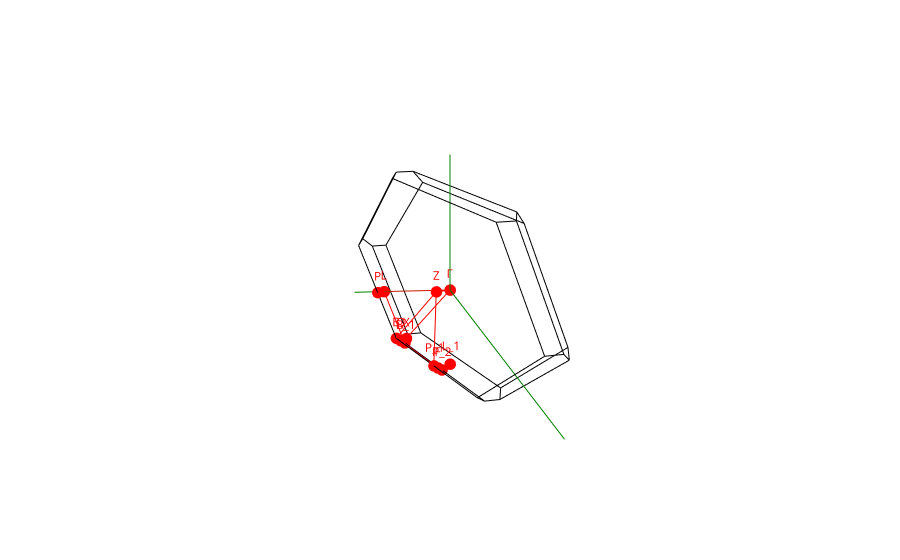

The code cell stored with this chart in its notebook:
### Markdown cell above
ZONE DE BRILLOUIN

### Code cell
plot_brillouin_zone(ph_bs.structure)

### Figure 1 — Plotly figure (JSON) as saved in the notebook; plotly's stock layout.template omitted (floating-point values rounded to 4 significant figures)
{"data": [{"line": {"color": "green"}, "mode": "lines+text", "showlegend": false, "text": ["", "a"], "type": "scatter3d", "x": [0, 0.3918], "y": [0, -1.467], "z": [0, -0.7961]}, {"line": {"color": "green"}, "mode": "lines+text", "showlegend": false, "text": ["", "b"], "type": "scatter3d", "x": [0, 0.3918], "y": [0, 1.467], "z": [0, -0.7961]}, {"line": {"color": "green"}, "mode": "lines+text", "showlegend": false, "text": ["", "c"], "type": "scatter3d", "x": [0, 0], "y": [0, 0], "z": [0, 1.714]}, {"line": {"color": "black"}, "mode": "lines", "showlegend": false, "text": "", "type": "scatter3d", "x": [-0.1242, -0.3918], "y": [-1.002, -0.9304], "z": [-0.06114, -0.06114]}, {"line": {"color": "black"}, "mode": "lines", "showlegend": false, "text": "", "type": "scatter3d", "x": [-0.1242, 0.1242], "y": [-1.002, -1.002], "z": [-0.06114, 0.06114]}, {"line": {"color": "black"}, "mode": "lines", "showlegend": false, "text": "", "type": "scatter3d", "x": [-0.3918, -0.516], "y": [-0.9304, -0.4652], "z": [-0.06114, 0.735]}, {"line": {"color": "black"}, "mode": "lines", "showlegend": false, "text": "", "type": "scatter3d", "x": [-0.516, -0.2676], "y": [-0.4652, -0.4652], "z": [0.735, 0.8572]}, {"line": {"color": "black"}, "mode": "lines", "showlegend": false, "text": "", "type": "scatter3d", "x": [-0.2676, 0], "y": [-0.4652, -0.5366], "z": [0.8572, 0.8572]}, {"line": {"color": "black"}, "mode": "lines", "showlegend": false, "text": "", "type": "scatter3d", "x": [0, 0.1242], "y": [-0.5366, -1.002], "z": [0.8572, 0.06114]}, {"line": {"color": "black"}, "mode": "lines", "showlegend": false, "text": "", "type": "scatter3d", "x": [-0.1242, 0], "y": [-1.002, -0.5366], "z": [-0.06114, -0.8572]}, {"line": {"color": "black"}, "mode": "lines", "showlegend": false, "text": "", "type": "scatter3d", "x": [0, -0.2676], "y": [-0.5366, -0.4652], "z": [-0.8572, -0.8572]}, {"line": {"color": "black"}, "mode": "lines", "showlegend": false, "text": "", "type": "scatter3d", "x": [-0.2676, -0.3918], "y": [-0.4652, -0.9304], "z": [-0.8572, -0.06114]}, {"line": {"color": "black"}, "mode": "lines", "showlegend": false, "text": "", "type": "scatter3d", "x": [0, 0.2676], "y": [-0.5366, -0.4652], "z": [-0.8572, -0.8572]}, {"line": {"color": "black"}, "mode": "lines", "showlegend": false, "text": "", "type": "scatter3d", "x": [-0.2676, -0.2676], "y": [-0.4652, 0.4652], "z": [-0.8572, -0.8572]}, {"line": {"color": "black"}, "mode": "lines", "showlegend": false, "text": "", "type": "scatter3d", "x": [-0.2676, 0], "y": [0.4652, 0.5366], "z": [-0.8572, -0.8572]}, {"line": {"color": "black"}, "mode": "lines", "showlegend": false, "text": "", "type": "scatter3d", "x": [0, 0.2676], "y": [0.5366, 0.4652], "z": [-0.8572, -0.8572]}, {"line": {"color": "black"}, "mode": "lines", "showlegend": false, "text": "", "type": "scatter3d", "x": [0.2676, 0.2676], "y": [0.4652, -0.4652], "z": [-0.8572, -0.8572]}, {"line": {"color": "black"}, "mode": "lines", "showlegend": false, "text": "", "type": "scatter3d", "x": [-0.2676, -0.3918], "y": [0.4652, 0.9304], "z": [-0.8572, -0.06114]}, {"line": {"color": "black"}, "mode": "lines", "showlegend": false, "text": "", "type": "scatter3d", "x": [-0.3918, -0.1242], "y": [0.9304, 1.002], "z": [-0.06114, -0.06114]}, {"line": {"color": "black"}, "mode": "lines", "showlegend": false, "text": "", "type": "scatter3d", "x": [-0.1242, 0], "y": [1.002, 0.5366], "z": [-0.06114, -0.8572]}, {"line": {"color": "black"}, "mode": "lines", "showlegend": false, "text": "", "type": "scatter3d", "x": [-0.516, -0.516], "y": [0.4652, -0.4652], "z": [0.735, 0.735]}, {"line": {"color": "black"}, "mode": "lines", "showlegend": false, "text": "", "type": "scatter3d", "x": [-0.516, -0.2676], "y": [0.4652, 0.4652], "z": [0.735, 0.8572]}, {"line": {"color": "black"}, "mode": "lines", "showlegend": false, "text": "", "type": "scatter3d", "x": [-0.2676, -0.2676], "y": [-0.4652, 0.4652], "z": [0.8572, 0.8572]}, {"line": {"color": "black"}, "mode": "lines", "showlegend": false, "text": "", "type": "scatter3d", "x": [-0.516, -0.3918], "y": [0.4652, 0.9304], "z": [0.735, -0.06114]}, {"line": {"color": "black"}, "mode": "lines", "showlegend": false, "text": "", "type": "scatter3d", "x": [-0.1242, 0.1242], "y": [1.002, 1.002], "z": [-0.06114, 0.06114]}, {"line": {"color": "black"}, "mode": "lines", "showlegend": false, "text": "", "type": "scatter3d", "x": [0.1242, 0], "y": [1.002, 0.5366], "z": [0.06114, 0.8572]}, {"line": {"color": "black"}, "mode": "lines", "showlegend": false, "text": "", "type": "scatter3d", "x": [0, -0.2676], "y": [0.5366, 0.4652], "z": [0.8572, 0.8572]}, {"line": {"color": "black"}, "mode": "lines", "showlegend": false, "text": "", "type": "scatter3d", "x": [0.516, 0.516], "y": [0.4652, -0.4652], "z": [-0.735, -0.735]}, {"line": {"color": "black"}, "mode": "lines", "showlegend": false, "text": "", "type": "scatter3d", "x": [0.516, 0.3918], "y": [0.4652, 0.9304], "z": [-0.735, 0.06114]}, {"line": {"color": "black"}, "mode": "lines", "showlegend": false, "text": "", "type": "scatter3d", "x": [0.516, 0.3918], "y": [-0.4652, -0.9304], "z": [-0.735, 0.06114]}, {"line": {"color": "black"}, "mode": "lines", "showlegend": false, "text": "", "type": "scatter3d", "x": [0.3918, 0.2676], "y": [-0.9304, -0.4652], "z": [0.06114, 0.8572]}, {"line": {"color": "black"}, "mode": "lines", "showlegend": false, "text": "", "type": "scatter3d", "x": [0.2676, 0.2676], "y": [-0.4652, 0.4652], "z": [0.8572, 0.8572]}, {"line": {"color": "black"}, "mode": "lines", "showlegend": false, "text": "", "type": "scatter3d", "x": [0.2676, 0.3918], "y": [0.4652, 0.9304], "z": [0.8572, 0.06114]}, {"line": {"color": "black"}, "mode": "lines", "showlegend": false, "text": "", "type": "scatter3d", "x": [0.1242, 0.3918], "y": [1.002, 0.9304], "z": [0.06114, 0.06114]}, {"line": {"color": "black"}, "mode": "lines", "showlegend": false, "text": "", "type": "scatter3d", "x": [0, 0.2676], "y": [0.5366, 0.4652], "z": [0.8572, 0.8572]}, {"line": {"color": "black"}, "mode": "lines", "showlegend": false, "text": "", "type": "scatter3d", "x": [0.2676, 0.516], "y": [0.4652, 0.4652], "z": [-0.8572, -0.735]}, {"line": {"color": "black"}, "mode": "lines", "showlegend": false, "text": "", "type": "scatter3d", "x": [0.2676, 0.516], "y": [-0.4652, -0.4652], "z": [-0.8572, -0.735]}, {"line": {"color": "black"}, "mode": "lines", "showlegend": false, "text": "", "type": "scatter3d", "x": [0.3918, 0.1242], "y": [-0.9304, -1.002], "z": [0.06114, 0.06114]}, {"line": {"color": "black"}, "mode": "lines", "showlegend": false, "text": "", "type": "scatter3d", "x": [0.2676, 0], "y": [-0.4652, -0.5366], "z": [0.8572, 0.8572]}, {"line": {"color": "red"}, "mode": "lines", "showlegend": false, "text": "", "type": "scatter3d", "x": [0, 0.1959], "y": [0, -0.7335], "z": [0, -0.3981]}, {"line": {"color": "red"}, "mode": "lines", "showlegend": false, "text": "", "type": "scatter3d", "x": [0.1959, 0.2676], "y": [-0.7335, -0.4652], "z": [-0.3981, -0.8572]}, {"line": {"color": "red"}, "mode": "lines", "showlegend": false, "text": "", "type": "scatter3d", "x": [0.516, 0.3918], "y": [-0.4652, 0], "z": [-0.735, 0.06114]}, {"line": {"color": "red"}, "mode": "lines", "showlegend": false, "text": "", "type": "scatter3d", "x": [0.3918, 0], "y": [0, 0], "z": [0.06114, 0]}, {"line": {"color": "red"}, "mode": "lines", "showlegend": false, "text": "", "type": "scatter3d", "x": [0, 0.1338], "y": [0, -0.5009], "z": [0, -0.8572]}, {"line": {"color": "red"}, "mode": "lines", "showlegend": false, "text": "", "type": "scatter3d", "x": [0.3918, 0.3918], "y": [-0.4652, 0], "z": [-0.7961, -0.7961]}, {"line": {"color": "red"}, "mode": "lines", "showlegend": false, "text": "", "type": "scatter3d", "x": [0.3918, 0.516], "y": [0, 0], "z": [-0.7961, -0.735]}, {"line": {"color": "red"}, "mode": "lines", "showlegend": false, "text": "", "type": "scatter3d", "x": [0.516, 0.3918], "y": [0, 0], "z": [-0.735, 0.06114]}, {"line": {"color": "red"}, "mode": "lines", "showlegend": false, "text": "", "type": "scatter3d", "x": [0.1959, 0.4539], "y": [-0.7335, -0.6978], "z": [-0.3981, -0.3369]}, {"marker": {"color": "red", "size": 4}, "mode": "markers+text", "showlegend": false, "text": ["Γ", "B", "B_1", "F", "L", "L_1", "P", "P_1", "P_2", "Q", "X", "Z"], "textfont": {"color": "red"}, "type": "scatter3d", "x": [0, 0.516, 0.2676, 0.3918, 0.1959, 0, 0.4539, 0.516, 0.2676, 0.3918, 0.1338, 0.3918], "y": [0, -0.4652, -0.4652, 0, -0.7335, 0, -0.6978, 0, 0, -0.4652, -0.5009, 0], "z": [0, -0.735, -0.8572, -0.7961, -0.3981, -0.8572, -0.3369, -0.735, -0.8572, -0.7961, -0.8572, 0.06114]}], "layout": {"scene": {"xaxis": {"range": [-1.15, 1.15], "visible": false}, "yaxis": {"range": [-1.15, 1.15], "visible": false}, "zaxis": {"range": [-1.15, 1.15], "visible": false}}}}
